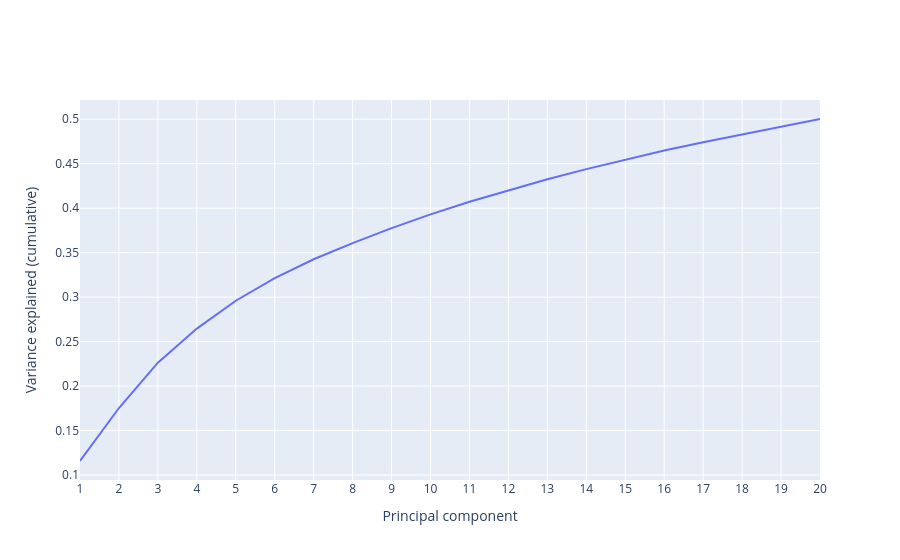

The notebook cell this image was saved under:
### Code cell
# Create a cumulative sum of elements in the fracs array
x = np.arange(1, len(fracs) + 1)
y = np.cumsum(fracs) 

# Plotting the variance explained by cumulative proportion
fig = go.Figure(data = go.Scatter(x = x, y = y))
fig.update_layout(xaxis_title = 'Principal component', 
                  yaxis_title = 'Variance explained (cumulative)', 
                  xaxis = dict(dtick = 1.0))
fig.show()

### Figure 1 — Plotly figure (JSON) as saved in the notebook; plotly's stock layout.template omitted (floating-point values rounded to 4 significant figures)
{"data": [{"type": "scatter", "x": [1, 2, 3, 4, 5, 6, 7, 8, 9, 10, 11, 12, 13, 14, 15, 16, 17, 18, 19, 20], "y": [0.1158, 0.1753, 0.2263, 0.2646, 0.2959, 0.3213, 0.3426, 0.3607, 0.3776, 0.393, 0.4072, 0.4203, 0.4325, 0.4439, 0.4548, 0.4648, 0.4742, 0.483, 0.4918, 0.5002]}], "layout": {"xaxis": {"dtick": 1, "title": {"text": "Principal component"}}, "yaxis": {"title": {"text": "Variance explained (cumulative)"}}}}
